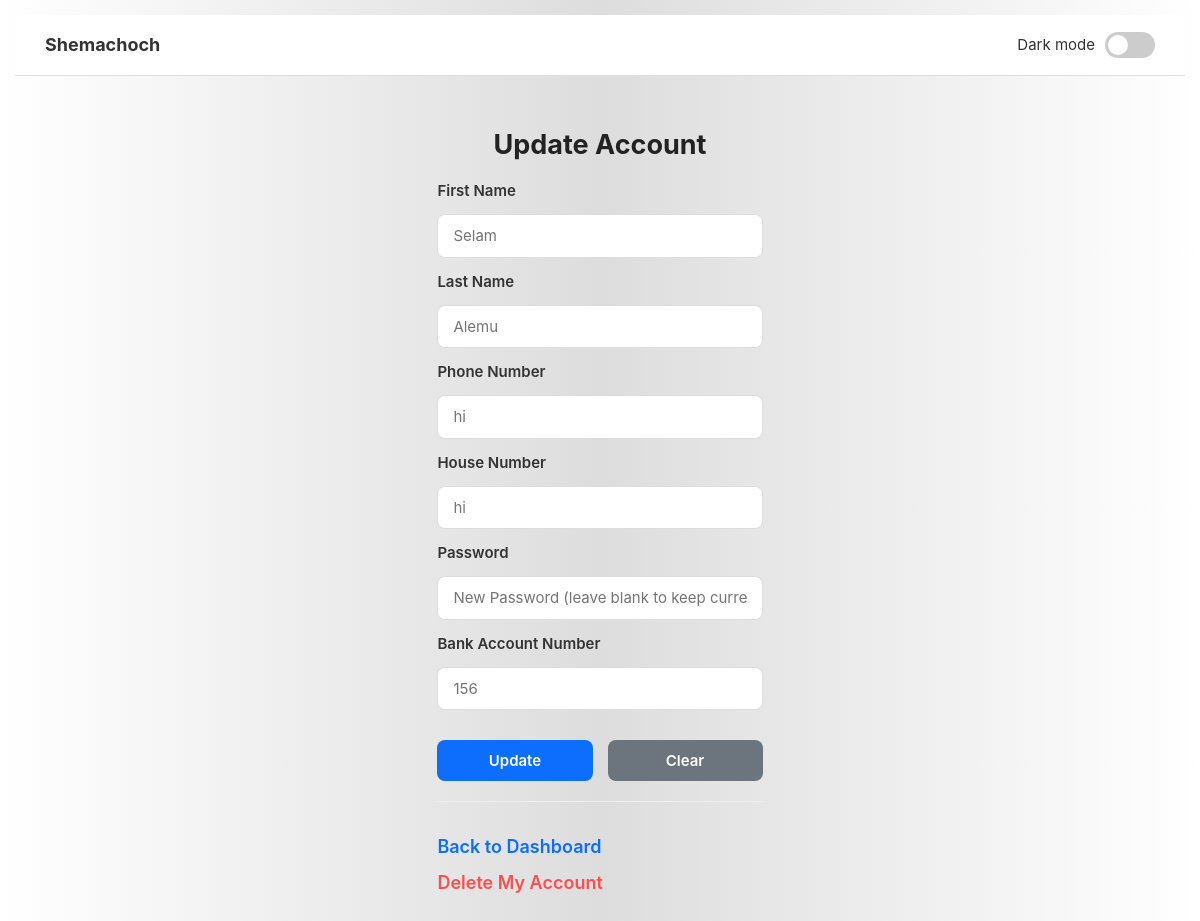
The app's page /CustomerPortal/includes/updateaccount.php (signed in) with its own data.
### tables this page shows
CREATE TABLE `users` (
  `id` int(11) NOT NULL,
  `role` enum('admin','customer') NOT NULL,
  `f_name` varchar(100) NOT NULL,
  `l_name` varchar(100) NOT NULL,
  `email` varchar(255) DEFAULT NULL,
  `p_num` varchar(15) NOT NULL,
  `h_num` varchar(10) NOT NULL,
  `coupon` varchar(50) DEFAULT NULL,
  `pwd` varchar(255) NOT NULL,
  `acc_num` int(11) NOT NULL,
  `created_at` timestamp NOT NULL DEFAULT current_timestamp(),
  `updated_at` timestamp NOT NULL DEFAULT current_timestamp() ON UPDATE current_timestamp()
);

### CustomerPortal/includes/updateaccount.php (the view, shortened to what this page needs)
<?php require_once("../header.php"); ?>
<div class="main">
    <h1>Update Account</h1>
    <?php
    require_once("db.php");
    $user_id = $_SESSION["user_id"];
    $stmt = $pdo->prepare("SELECT * FROM users WHERE id = ?");
    $stmt->execute([$user_id]);
    $currentUser = $stmt->fetch(PDO::FETCH_ASSOC);
    $update_data = $_SESSION["update_data"] ?? [];
    ?>
    <form action="updateaccounthelper.php" method="post">
        <label>First Name</label>
        <input type="text" name="f_name" placeholder="<?= htmlspecialchars($currentUser['f_name']) ?>" value="<?= htmlspecialchars($update_data['f_name'] ?? '') ?>">
        <label>Last Name</label>
        <input type="text" name="l_name" placeholder="<?= htmlspecialchars($currentUser['l_name']) ?>" value="<?= htmlspecialchars($update_data['l_name'] ?? '') ?>">
        <label>Phone Number</label>
        <input type="text" name="p_num" placeholder="<?= htmlspecialchars($currentUser['p_num']) ?>" value="<?= htmlspecialchars($update_data['p_num'] ?? '') ?>">
        <label>House Number</label>
        <input type="text" name="h_num" placeholder="<?= htmlspecialchars($currentUser['h_num']) ?>" value="<?= htmlspecialchars($update_data['h_num'] ?? '') ?>">
        <label>Password</label>
        <input type="password" name="pwd" placeholder="New Password (leave blank to keep current)">
        <label>Bank Account Number</label>
        <input type="text" name="acc_num" placeholder="<?= htmlspecialchars($currentUser['acc_num']) ?>" value="<?= htmlspecialchars($update_data['acc_num'] ?? '') ?>">
        <div class="form-actions">
            <button type="submit">Update</button>
            <button type="reset">Clear</button>
        </div>
    </form>
    <div class="auth-links" style="margin-top: 20px; border-top: 1px solid #eee; padding-top: 20px;">
        <p><a href="dashboard.php">Back to Dashboard</a></p>
        <p style="margin-top: 10px;"><a href="deleteaccount.php" style="color: #ff4d4d;">Delete My Account</a></p>
    </div>
</div>
<?php require_once("../footer.php"); ?>

### CustomerPortal/css/styles.css (style rules this page uses)
:root { --primary-color: #0d6efd; --card-border: #ddd; --accent-color: #fdcec0; --greenish: #c8f8e2; --violetish: #dbe4fe; --text-color: #333; --text-secondary: #666; --card-bg: #fff; --link-color: #0d6efd; }
body, html { font-family: -apple-system, BlinkMacSystemFont, 'Segoe UI', Roboto, Helvetica, Arial, sans-serif; font-size: 15px; color: #1f2937; height: 100%; scroll-behavior: smooth; transition: background-color 0.3s ease, color 0.3s ease; }
a { color: #333; text-decoration: none; font-size: large; transition: transform 0.3s ease, background-color 0.3s ease; }
.main { padding: 1rem 2rem; margin: 0.5rem 20%; background: transparent; border-radius: 0; box-shadow: none; }
form { display: flex; flex-direction: column; gap: 1rem; }
.form-actions { display: flex; gap: 1rem; margin-top: 1rem; }
.form-actions button { flex: 1; }
label { font-weight: 600; color: #333; }
input[type='text'], input[type='password'], input[type='number'] { padding: 0.8rem 1rem; border: 1px solid var(--card-border); border-radius: 8px; font-size: 1rem; transition: border 0.3s ease, box-shadow 0.3s ease; }
button { padding: 0.8rem 1.5rem; background: var(--primary-color); color: white; border: none; border-radius: 8px; font-weight: 600; cursor: pointer; transition: background 0.3s ease, transform 0.2s ease; }
button[type='reset'] { background: #6c757d; }
body, .top-bar, .welcome { transition: background-color 0.3s ease, color 0.3s ease; }
h1 { text-align: center; margin-bottom: 2rem; }
.main h1 { background: transparent; color: #222; padding: 0.5rem 1.5rem; margin: 0 0 1rem 0; border-radius: 0; font-size: 1.8rem; font-weight: 700; text-align: center; }
.auth-links p { color: #333; }
.auth-links a { color: var(--primary-color); font-weight: 600; }

### records on screen
users: f_name "Selam", l_name "Alemu", p_num "hi", h_num "hi", acc_num "156"
